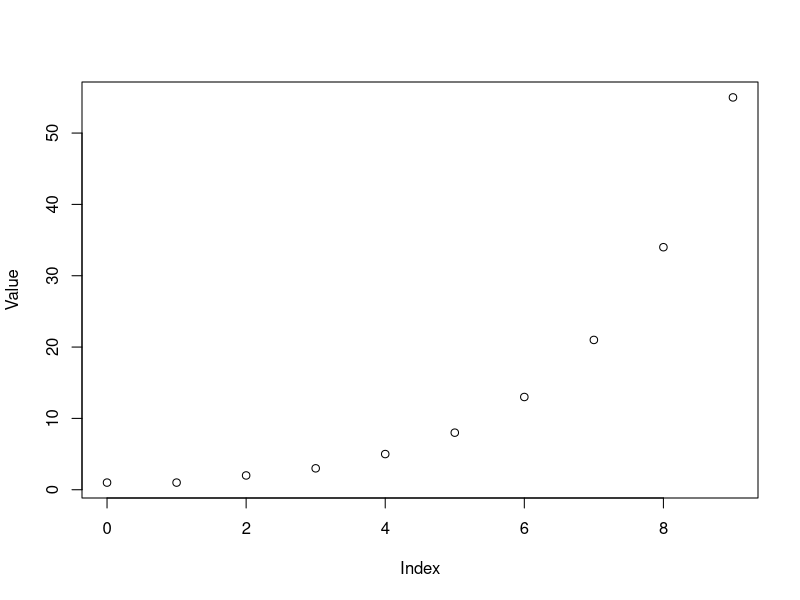

This chart was generated by the following R code:
## ---- chunk 1
knitr::opts_chunk$set(
    echo = TRUE,
    warning = FALSE,
    message = FALSE)
## ---- chunk 2
my_list <- list()
r <- function(a, b, n) {
    # start with i = 1 and i-1 = 0
    i <- 0; r1 <- 0; r2 <- 1
    while (i < n) {
        print(r1)
        r3 <- a * r2 + b * r1
        # update values
        i <- i + 1
        r1 <- r2
        r2 <- r3
        # add the Fibonacci sequences in the list
        my_list[[length(my_list) + 1]] <- r1
    }
    return(my_list)
}
# Choose a = 1, b = 1, n = 10
l <- r(1, 1, 10)

plot(0:9, l, xlab = "Index", ylab = "Value")
## ---- chunk 3
wt <- c(10, 20, 30)
vt <- c(60, 100, 120)
w <- 50
n <- length(wt)
M <- matrix(0, nrow = n + 1, ncol = w)
k <- function(x) {x + 1}

# function (wt = weight, vt = value, w = limit)
Knapsack <- function(wt, vt, w) {
    # to skip the first row, start with 2 to k(n)
    for (i in 2:k(n)) {
        for (j in 1:w) {
    # if the weight of new item is over j-th, use the value at {(i-1), j}
            if (j < wt[i - 1]) {
                M[i, j] <- M[i - 1, j]
            }
    # ifelse, comparing m[i-1,w] & m[i-1,w-wi]+v and pick the bigger one
        else {
            M[i, j] <- max(M[i - 1, j], M[i - 1, j - wt[i - 1]] + vt[i - 1])
            }
        }
    }
    # change the row names
    rownames(M) <- 0:3
    # get the maximum value in the matrix
    M <- max(M)
    return(M)
}

# wt = {10,20,30}, vt = {60,100,120} and W = 50
M <- Knapsack(wt, vt, w)
M
